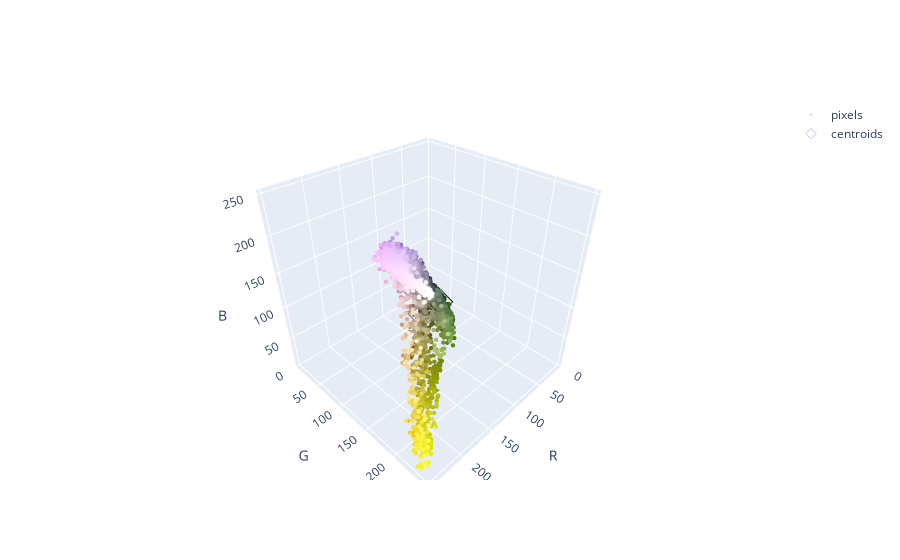

The notebook cell saved with this chart:
### Code cell
import plotly.graph_objects as go

# sample 10k pixels to appear in the visual
image_array_flat_sample = image_array_flat[np.random.choice(image_array_flat.shape[0], 10_000)]

# plot pixels
fig = go.Figure(data=[go.Scatter3d(
    x=image_array_flat_sample[:, 0],
    y=image_array_flat_sample[:, 1],
    z=image_array_flat_sample[:, 2],
    mode='markers',
    marker=dict(
        size=1.5,
        color=[f'rgb({pixel[0]}, {pixel[1]}, {pixel[2]})' for pixel in image_array_flat_sample],
        opacity=1.0,
        line=dict(width=0)
    ),
    hovertemplate = '<b>R</b>: %{x}<br><b>G</b>: %{y}<br><b>B</b>: %{z}<extra></extra>',
    showlegend=True,
    name='pixels'
)])

# plot centroids
fig.add_trace(go.Scatter3d(
    x=centroids[:, 0],
    y=centroids[:, 1],
    z=centroids[:, 2],
    mode='markers',
    marker=dict(
        size=8,
        color=[f'rgb({centroid[0]}, {centroid[1]}, {centroid[2]})' for centroid in centroids],
        opacity=1.0,
        symbol='diamond-open',
        line=dict(width=0)
    ),
    hovertemplate = '<b>R</b>: %{x}<br><b>G</b>: %{y}<br><b>B</b>: %{z}<extra></extra>',
    showlegend=True,
    name='centroids'
))

fig.update_layout(
    uirevision='constant',
    scene=dict(
        xaxis=dict(title='R', showspikes=False, range=[0, 255]),
        yaxis=dict(title='G', showspikes=False, range=[0, 255]),
        zaxis=dict(title='B', showspikes=False, range=[0, 255])
    ),
    scene_aspectmode='manual', 
    scene_aspectratio=dict(x=1, y=1, z=1)
)

fig.show()

with open('centroids_in_color_space.json', 'w') as outfile:
    outfile.write(fig.to_json())

### Figure 1 — Plotly figure (JSON) as saved in the notebook; plotly's stock layout.template omitted (floating-point values rounded to 4 significant figures; data arrays with more than 128 entries replaced by an {"elided": "..."} marker saying what was removed)
{"data": [{"hovertemplate": "<b>R</b>: %{x}<br><b>G</b>: %{y}<br><b>B</b>: %{z}<extra></extra>", "marker": {"color": {"elided": "10000 str values"}, "line": {"width": 0}, "opacity": 1, "size": 1.5}, "mode": "markers", "name": "pixels", "showlegend": true, "type": "scatter3d", "x": {"elided": "10000 int values"}, "y": {"elided": "10000 int values"}, "z": {"elided": "10000 int values"}}, {"hovertemplate": "<b>R</b>: %{x}<br><b>G</b>: %{y}<br><b>B</b>: %{z}<extra></extra>", "marker": {"color": ["rgb(216, 181, 224)", "rgb(29, 49, 17)", "rgb(140, 129, 100)"], "line": {"width": 0}, "opacity": 1, "size": 8, "symbol": "diamond-open"}, "mode": "markers", "name": "centroids", "showlegend": true, "type": "scatter3d", "x": [216, 29, 140], "y": [181, 49, 129], "z": [224, 17, 100]}], "layout": {"scene": {"aspectmode": "manual", "aspectratio": {"x": 1, "y": 1, "z": 1}, "xaxis": {"range": [0, 255], "showspikes": false, "title": {"text": "R"}}, "yaxis": {"range": [0, 255], "showspikes": false, "title": {"text": "G"}}, "zaxis": {"range": [0, 255], "showspikes": false, "title": {"text": "B"}}}, "uirevision": "constant"}}
